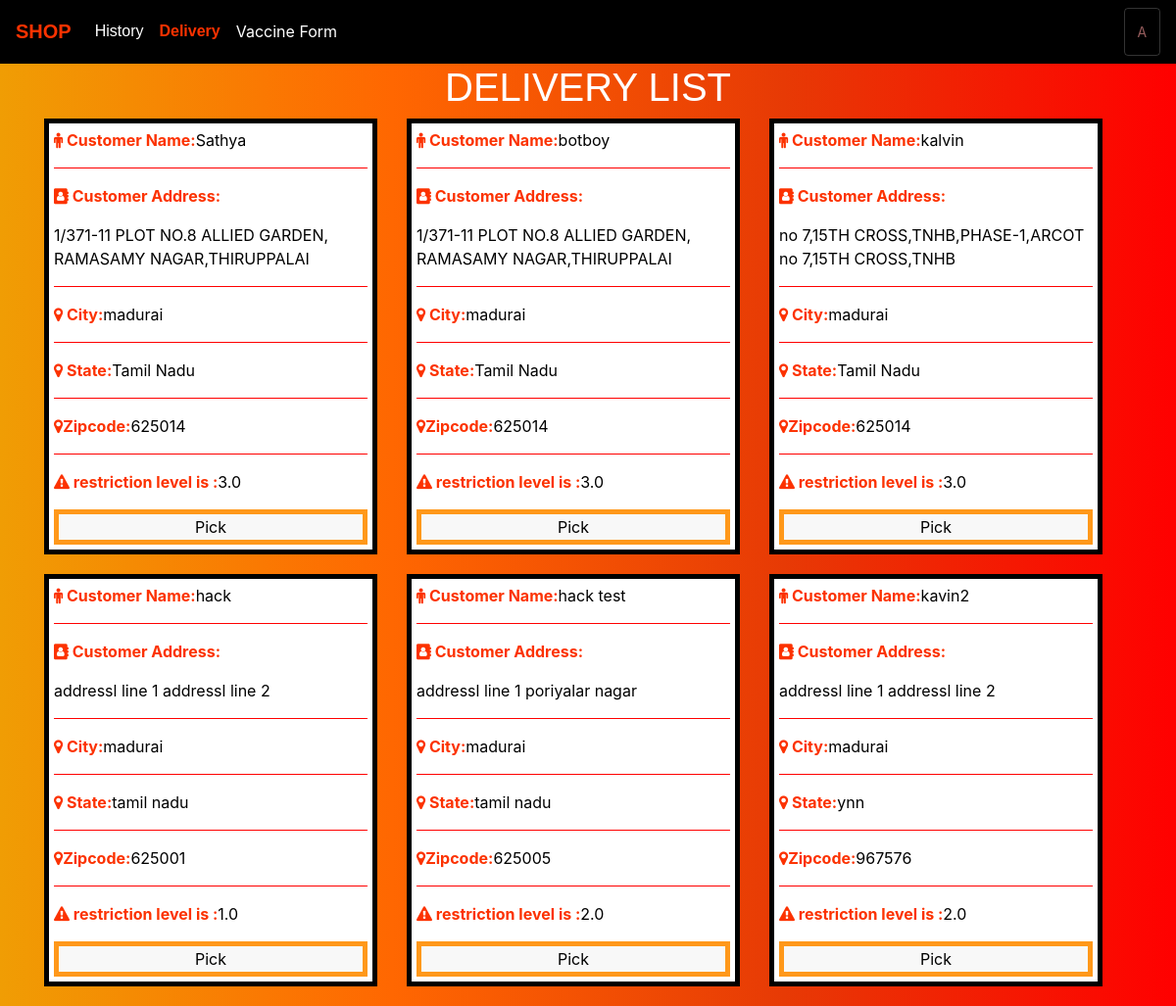
Page /main/delivery/ (signed in) on the earlier database version.
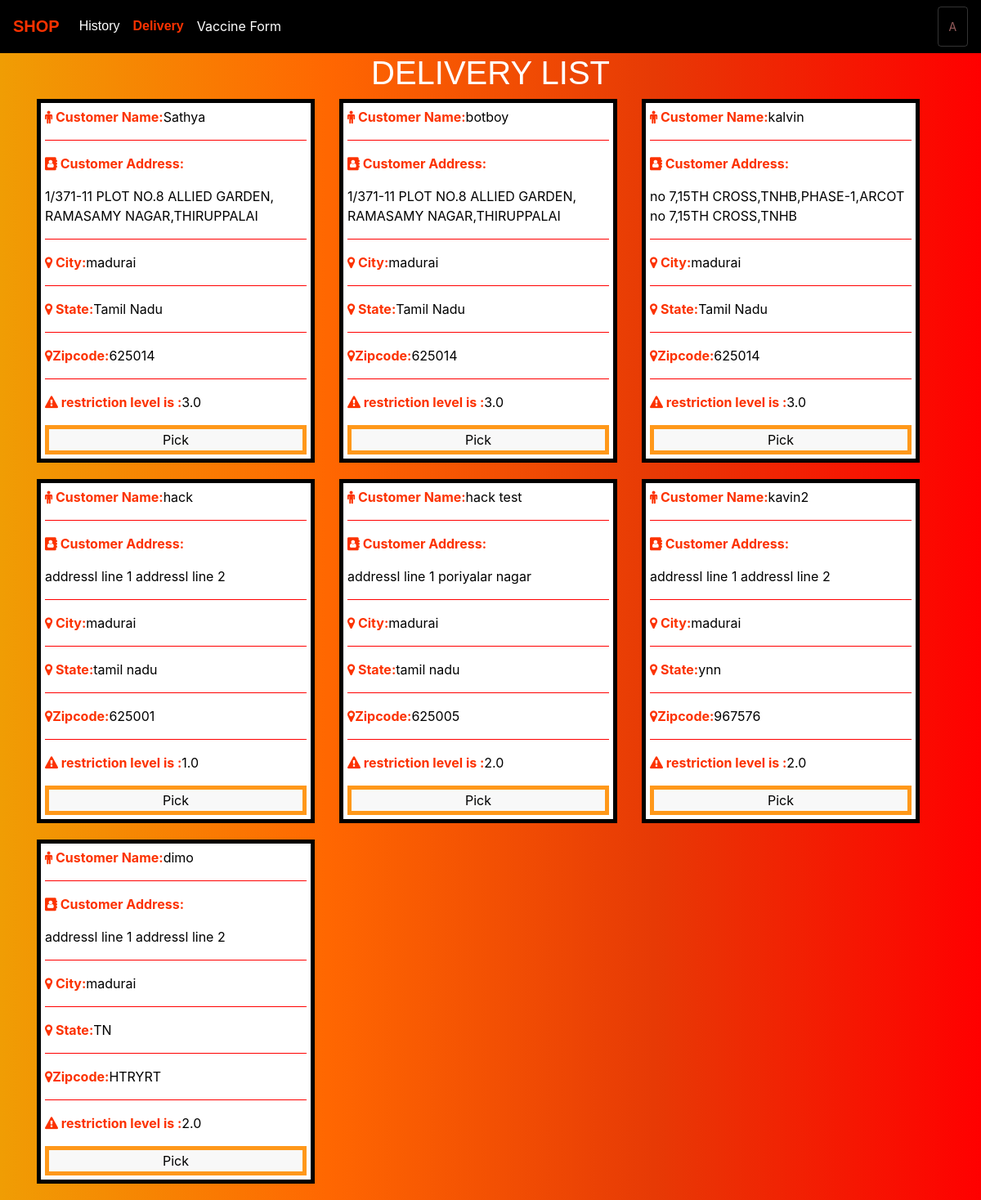
Same page on the later database version.
### store/models.py (models this page shows, shortened)
class Orderer(models.Model):
	name = models.CharField(max_length=200, null=True)
	email = models.CharField(max_length=200)
	address1 = models.CharField(max_length=200,default="addressl line 1")
	add1link = models.CharField(max_length=200,default="addressl line 1")
	address2 = models.CharField(max_length=200,default="addressl line 2")
	add2link = models.CharField(max_length=200,default="addressl line 2")
	city = models.CharField(blank=True,max_length=200)
	state = models.CharField(max_length=200)
	zipcode = models.CharField(max_length=200)
	country = models.CharField(max_length=200)
	landmark=models.CharField(max_length=500,default="direction from home to nearest Landmark")
	count=models.FloatField(default=0)
	quantity=models.FloatField(default=0)
	customerhousetype=models.CharField(max_length=5,default='1')
	reslev=models.FloatField(default=2)
	omaplink=models.CharField(max_length=1000,default="https://www.google.com/maps/embed?pb=!1m18!1m12!1m3!1d3888.001696423075!2d79.15722781561198!3d12.971742990855768!2m3!1f0!2f0!3f0!3m2!1i1024!2i768!4f13.1!3m3!1m2!1s0x3bad479f0ccbe067%3A0xfef222e5f36ecdeb!2sVellore%20Institute%20of%20Technology!5e0!3m2!1sen!2sin!4v1628800616114!5m2!1sen!2sin",null=True)
	done=models.CharField(max_length=5,default=0)
	contactno=models.CharField(max_length=10,default="test")
	paymode=models.CharField(max_length=5,default='1')

### deliveryperson/views.py (the view)
# urls.py: path('',views.restrictionfinder,name="lorindentifier"),
def restrictionfinder(request):
	dboycity=request.user.city
	linkgen1=Orderer.objects.values_list('add1link')
	linkgen2=Orderer.objects.values_list('add2link')
	dlist=Orderer.objects.all().filter(city=dboycity.lower())
	testlist=Orderer.objects.all().filter(city=dboycity.lower())
	clist=Area.objects.all().filter(city__name=dboycity.lower())
	alist=Orderer.objects.all().filter(city=dboycity.lower())
	vacdno=request.user.vacinated
	pervaikala=[]
	for string in clist:
		obj=[]
		alist=alist.filter(address2__contains=string)
		obj=Area.objects.all()
		obj=obj.filter(areaname__contains=string)
		if testlist.filter(address2__contains=string):
			testlist.filter(address2__contains=string).update(reslev=string.restrictionlevel)
			testlist.filter(address2__contains=string).update(omaplink=string.maplink)
	listreslev1=Orderer.objects.all().filter(city=dboycity.lower(),reslev__lte=1,done=0)
	listreslev2=Orderer.objects.all().filter(city=dboycity.lower(),reslev__lte=2,done=0)
	listreslev3=Orderer.objects.all().filter(city=dboycity.lower(),reslev__lte=3,done=0)
	lor=City.objects.all().filter(name=dboycity.lower())
	result=list(chain(dlist,pervaikala))
	'''

	result=list(chain(obj,pal,veg,vag,ket,med))


	dboycity=request.user.city
	dlist=Orderer.objects.all().filter(city=Lower(dboycity))
	lor=City.objects.all()
	'''
	return render(request,'delivery.html',{'dboycity':dboycity,'dlist':dlist,'lor':lor,'linkgen1':linkgen1,'linkgen2':linkgen2,'vacdno':vacdno,'alist':alist,'result':result,'testlist':testlist,'listreslev1':listreslev1,'listreslev2':listreslev2,'listreslev3':listreslev3})

### city/models.py (called while the page is built)
	def __str__(self):
    	 return self.areaname

### templates/delivery.html (shortened to what this page needs)
<!DOCTYPE html>
{% load static %}
{% load to_and %}
<html>
<head>
	<link rel="stylesheet" href="https://stackpath.bootstrapcdn.com/bootstrap/4.4.1/css/bootstrap.min.css">
	<link rel="stylesheet" type="text/css" href="{% static 'css/main.css' %}">
    <link rel="stylesheet" href="https://cdnjs.cloudflare.com/ajax/libs/font-awesome/4.7.0/css/font-awesome.min.css">
</head>
<body>
	<nav id="nav" class="navbar navbar-expand-lg">
	  <a id="txt" class="navbar-brand" href="{% url 'store' %}"><b>SHOP</b></a>
	  <div class="collapse navbar-collapse" id="navbarSupportedContent">
	    <ul class="navbar-nav mr-auto">
	      {% if user.is_authenticated %}
	      <li class="nav-item active">
	        <a id="txt" class="nav-link" href="/history">History <span class="sr-only">(current)</span></a>
	      </li>
	 	{% endif %}
	 	{% if user.is_dboy %}
	      <li class="nav-item active">
	        <a id="txt" class="nav-link" href="delivery/"><b style="color:#fc3200">Delivery </b><span class="sr-only">(current)</span></a>
	      </li>
	      <li class="nav-item active">
	        <a class="nav-link" style="color:#FFFFFF" href="vaccine/">Vaccine Form <span class="sr-only">(current)</span></a>
	      </li>
	 	{% endif %}
	    </ul>
	    {% if user.is_authenticated %}
	    <div class="form-inline my-2 my-lg-0">
	     	<a href="login/"class="btn btn-warning">{{request.user.username}}</a>
	    </div>
	    {% endif %}
	  </div>
	</nav>
	<div class="container">
	<h1 style="font-family:'Franklin Gothic Medium', 'Arial Narrow', Arial, sans-serif;color:#FFFFFF;text-align: center;">DELIVERY LIST</h1>
    <ul class="cards">
  	{% if user.vacinated == 2 %}
	{% for i in listreslev3 %}
    <li class="cards_item">
	<form id="form-id" method="post" action="unidel/">
         <p><b><i class="fa fa-male"></i> Customer Name:</b>{{i.name}}
			   <input type="hidden" name="custom" value="{{i.pk}}"/></p><hr>
			   <p><b><i class="fa fa-address-book"></i> Customer Address:</b></p>
			   {{i.address1}}
			   {{i.address2}}
			   <p></p><hr>
			   <p><b><i class="fa fa-map-marker"></i> City:</b>{{i.city}}</p><hr>
			   <p><b><i class="fa fa-map-marker"></i> State:</b>{{i.state}}</p><hr>
			   <p><b><i class="fa fa-map-marker"></i>Zipcode:</b>{{i.zipcode}}</p><hr>
			   <p><b><i class="fa fa-exclamation-triangle" aria-hidden="true"></i>
				restriction level is :</b>{{i.reslev}}</p>
			   <button id="bt" type="submit">Pick</button>
			</form>
    </li>
    {% endfor %}
  </ul>
  {% endif %}
</div>
</body>
</html>

Differences in the rows shown:
added Orderer: name "dimo", address1 "addressl line 1", address2 "addressl line 2", city "madurai", state "TN", zipcode "HTRYRT", reslev "2.0"
